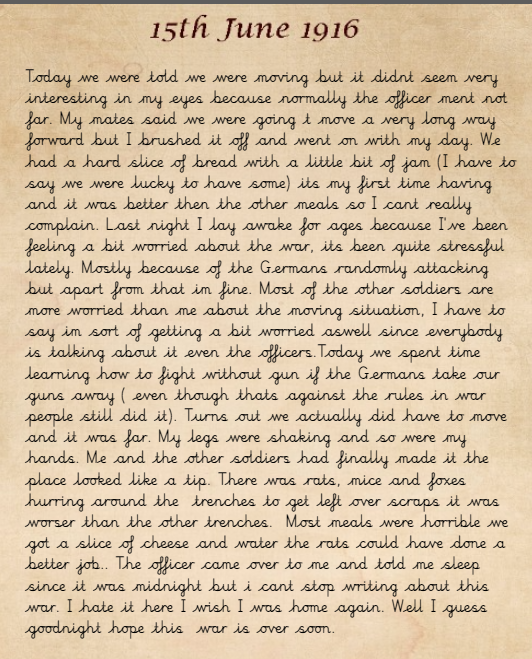
#> input picture data/ww1.png, 532 x 659 px
$ python working_with_opencv_inverting.py
#> lines starting #> are read from the running program, lines starting #| are printed output that depends on the picture
import cv2
from matplotlib import pyplot as plt
image_file = "data/ww1.png"
img = cv2.imread(image_file)
#> img is the input picture: shape (659, 532, 3); mean B, G, R 165.9, 194, 214.5

#https://stackoverflow.com/questions/28816046/
#displaying-different-images-with-actual-size-in-matplotlib-subplot
#no need to understand this code
def display(im_path):
    dpi = 80
    im_data = plt.imread(im_path)

    height, width  = im_data.shape[:2]

    # What size does the figure need to be in inches to fit the image?
    figsize = width / float(dpi), height / float(dpi)

    # Create a figure of the right size with one axes that takes up the full figure
    fig = plt.figure(figsize=figsize)
    ax = fig.add_axes([0, 0, 1, 1])

    # Hide spines, ticks, etc.
    ax.axis('off')

    # Display the image.
    ax.imshow(im_data, cmap='gray')

    plt.show()

#commented out when checking other processes
#display(image_file)

#1. Inverting an image
inverted_image=cv2.bitwise_not(img)
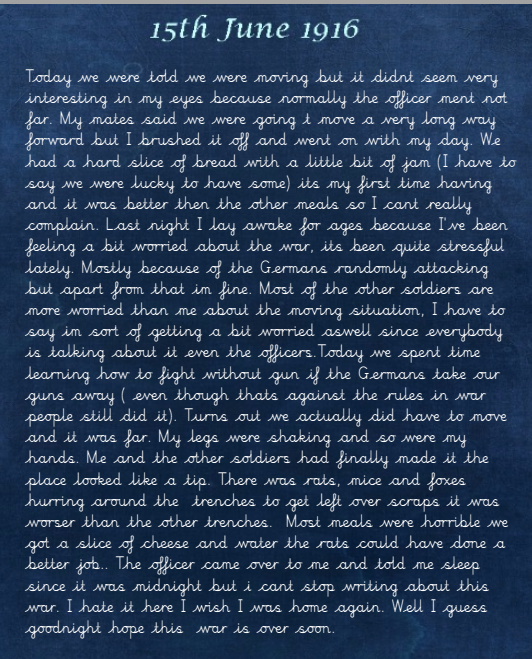
#> inverted_image: shape (659, 532, 3); mean B, G, R 89.1, 61, 40.5
cv2.imwrite("temp/inverted.png",inverted_image)
#display("temp/inverted.png")
